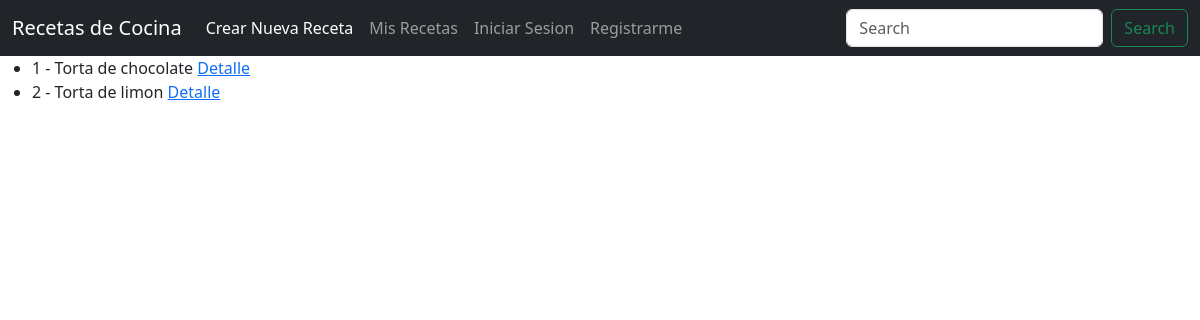
The page /receta/list/ on the database as committed earlier.
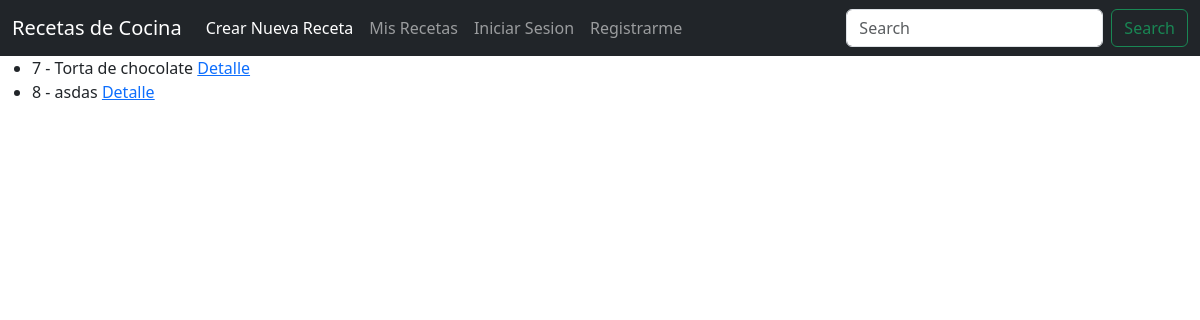
The same page on the database as committed later.
### AppRecetas/models.py (models this page shows)
class Receta(models.Model):
    nombre_receta = models.CharField(max_length=30)
    descripcion_breve_receta = models.CharField(max_length=100)
    lista_de_ingredientes = models.CharField(max_length=100)
    pasos_a_seguir = models.CharField(max_length=100)
    publisher = models.ForeignKey(to=User, on_delete = models.CASCADE, related_name="publisher")
    def __str__(self):
        return f"{self.id} - {self.nombre_receta}"

### AppRecetas/views.py (the view)
# urls.py: path('receta/list/', RecetaList.as_view(), name="receta-list"),
class RecetaList(ListView):
    model = Receta

### AppRecetas/templates/AppRecetas/receta_list.html (shortened to what this page needs)
{% extends "AppRecetas/base.html" %}
{% block main %}<ul>
    <h1> Lista de Recetas </h1>
    {% for post in object_list %}
    <li>
        {{post}}
        <a href="{% url 'receta-detail' post.id %}" > Detalle</a>
    </li>
    {% endfor %}
    </ul>
{% endblock %}

### AppRecetas/templates/AppRecetas/base.html (shortened to what this page needs)
<!DOCTYPE html>
<html lang="en">
  <head>
    {% load static %}
<link href="{% static 'SocialTravel/css/bootstrap.min.css' %}" rel="stylesheet">
    <link href="{% static 'SocialTravel/css/carousel.css' %}" rel="stylesheet">
  </head>
  <body>
<header>
  <nav class="navbar navbar-expand-md navbar-dark fixed-top bg-dark">
    <div class="container-fluid">
      <a class="navbar-brand" href="{% url 'index' %}">Recetas de Cocina</a>
      <div class="collapse navbar-collapse" id="navbarCollapse">
        <ul class="navbar-nav me-auto mb-2 mb-md-0">
          <li class="nav-item">
            <a class="nav-link active" aria-current="page" href="{% url 'receta-create' %}">Crear Nueva Receta</a>
          </li>
          <li class="nav-item">
            <a class="nav-link" href="{% url 'receta-list' %}">Mis Recetas</a>
          </li>
          {% if user.is_authenticated %}
            <li class="nav-item">
              <a class="nav-link" href="{% url 'logout' %}">{{user.username}}|Cerrar Sesion</a>
            </li>
          {% else %}
            <li class="nav-item">
              <a class="nav-link" href="{% url 'login' %}">Iniciar Sesion</a>
            </li>
            <li class="nav-item">
              <a class="nav-link" href="{% url 'signup' %}">Registrarme</a>
            </li>
          {% endif %}
        </ul>
        <form class="d-flex">
          <input class="form-control me-2" type="search" placeholder="Search" aria-label="Search">
          <button class="btn btn-outline-success" type="submit">Search</button>
        </form>
      </div>
    </div>
  </nav>
</header>
{% block main %}
{% endblock %}
</body></html>

Rows that differ between the two databases and show on the page:
removed Receta: id+nombre_receta "1 - Torta de chocolate"
removed Receta: id+nombre_receta "2 - Torta de limon"
added Receta: id+nombre_receta "7 - Torta de chocolate"
added Receta: id+nombre_receta "8 - asdas"
